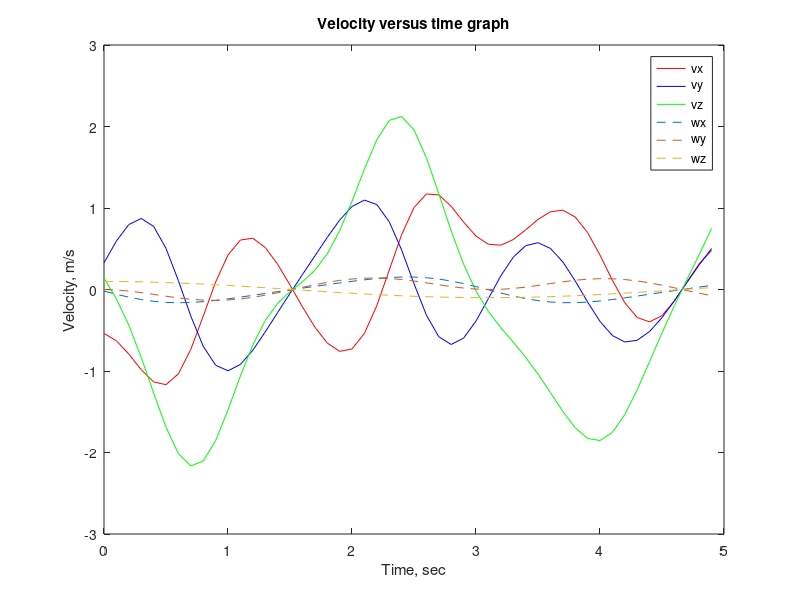

The MATLAB source for this figure:
clear all;
close all;

d1 = 15;
a2 = 10;
t = 0:0.1:5;
q1 = sin(t);
q2 = cos(2*t);
d3 = sin(3*t);
q1_dot = diff(q1);
q2_dot = diff(q2);
d3_dot = diff(d3);
q_dot_F = [q1_dot;q2_dot;d3_dot];
v_total = [];
for i=1:length(q1)-1
    
J = [-cos(q1(i))*cos(q2(i))*(a2 + d3(i)) sin(q1(i))*sin(q2(i))*(a2 + d3(i)) -cos(q2(i))*sin(q1(i));
    -cos(q2(i))*sin(q1(i))*(a2 + d3(i)) -cos(q1(i))*sin(q2(i))*(a2 + d3(i)) cos(q1(i))*cos(q2(i));
    0 cos(q2(i))*(a2 + d3(i)) sin(q2(i));
    0 cos(q1(i)) 0;
    0 sin(q1(i)) 0;
    1 0 0];
    Q_dot = [q1_dot(i);q2_dot(i);d3_dot(i)];
    v = J*Q_dot;
    v_total = [v_total v];
end

figure;
plot(t(1:50),v_total(1,:),'r',...
    t(1:50),v_total(2,:),'b',...
    t(1:50),v_total(3,:),'g',...
    t(1:50),v_total(4,:),'--',...
    t(1:50),v_total(5,:),'--',...
    t(1:50),v_total(6,:),'--');

xlabel('Time, sec');
ylabel('Velocity, m/s');
title('Velocity versus time graph');
legend('vx','vy','vz','wx','wy','wz');